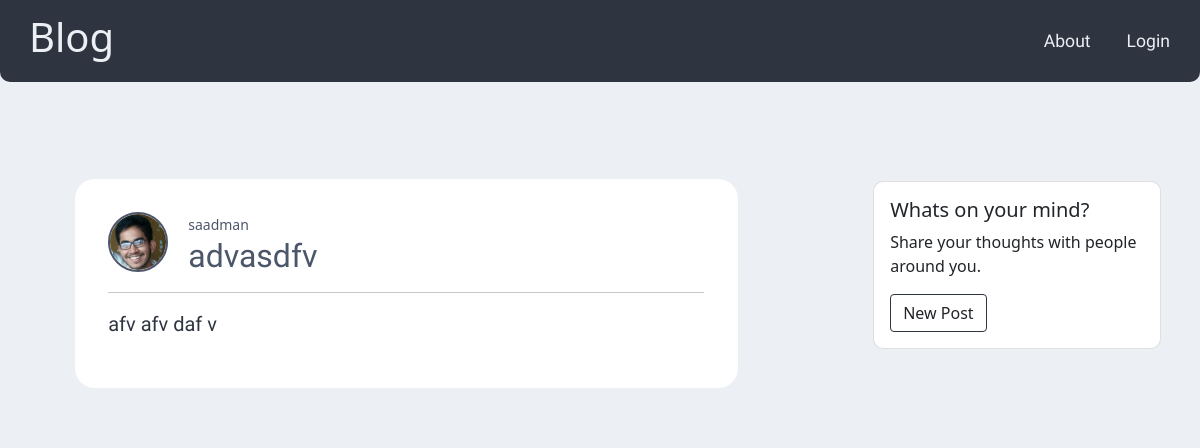
The page /articles/43/ on the database its author committed.
### blogs/models.py (models this page shows, shortened)
class Article(models.Model):
    author = models.ForeignKey(User , on_delete=models.CASCADE)
    title = models.CharField(max_length=150)
    content = models.TextField()
    date_created = models.DateTimeField(default=timezone.now)

### users/models.py (models this page shows, shortened)
class Profile(models.Model):
    user = models.OneToOneField(User, on_delete=models.CASCADE)
    image = models.ImageField(default='default.png', upload_to = 'profile_pics')

### blogs/views.py (the view)
# urls.py: path('articles/<int:pk>/', views.PostDetailView.as_view(template_name='blog/post_detail.html'), name='post-detail'),
class PostDetailView(DetailView):
    model = Article

### blogs/templates/blog/post_detail.html (shortened to what this page needs)
{% load static %}
<!DOCTYPE html>
<html lang="en">
<head>
    <link href="https://cdn.jsdelivr.net/npm/bootstrap@5.0.0-beta1/dist/css/bootstrap.min.css" rel="stylesheet"
>
    <link rel="stylesheet" href="{% static 'blog/style.css' %}">
</head>
<body>
    <nav class="navbar navbar-expand-lg fixed-top navbar-dark">
        <div class="container-fluid">
            <a class="navbar-brand" href="{% url 'blog-home' %}">
                <h1>Blog</h1>
            </a>
            <div class="collapse navbar-collapse justify-content-end" id="navbarNav">
                <ul class="navbar-nav mr-auto">
                    <li class="nav-item">
                        <a style="color: #ECEFF4;" class="nav-link" href="{% url 'blog-about' %}">About</a>
                    </li>
                    <li class="nav-item">
                        {% if request.user.is_authenticated %}
                        <a style="color: #ECEFF4;" class="nav-link" href="{% url 'logout' %}">Logout</a>
                        {% else %}
                        <a style="color: #ECEFF4;" class="nav-link" href="{% url 'login' %}">Login</a>
                        {% endif %}
                    </li>
                </ul>
            </div>
        </div>
    </nav>
    <br><br><br><br>
    <div class="container">
        <div class="row responsive">
            <div class="col-md-8">
                <div class="container_1">
                    <div class="ss container paragraph">
                        <img src="{{ object.author.profile.image.url }}" alt="" width="60px" height="60x" style="border-radius: 50%">
                        <small ><a href="{% url 'profile-detail' object.author.profile.id %}">{{ object.author }}</a></small>
                        <h2>
                            <a href="#">{{ object.title }}</a>
                        </h2>
                        <hr>
                        <p>
                            {{ object.content }}
                        </p>
                    </div>
                </div>
            </div>
            <div class="col-md-4">
                <div class="card custom" style="width: 18rem;">
                    <div class="card-body">
                        <h5 class="card-title">Whats on your mind?</h5>
                        <p class="card-text">Share your thoughts with people around you.</p>
                        <a href="{% url 'post-create' %}" class="btn my_button">New Post</a>
                    </div>
                </div>
            </div>
        </div>
    </div>
    <br><br>
    <br><br><br>
</body>
</html>

### blogs/static/blog/style.css (style rules this page uses)
body { background-color: #ECEFF4; }
.navbar { background-color: #2E3440; border-radius: 0px 0px 10px 10px; }
.navbar-brand>h1 { color: #ECEFF4; font-weight: 300; padding-left: 20%; }
.navbar-nav>li { padding-left: 10px; padding-right: 10px; font-size: 110%; font-weight: 100; font-family: 'Baloo Chettan 2', cursive; }
.paragraph>p { color: #2E3440; font-family: 'Baloo Chettan 2', cursive; font-size: 20px; font-weight: 500; }
.paragraph { border-color: white; border-width: thin; }
.container_1 { padding-top: 50px; padding-right: 10%; }
.ss { border-radius: 20px; background: white; padding: 5%; margin: 5%; }
.container::after { content: ""; clear: both; display: table; }
.container img { float: left; max-width: 60px; width: 100%; margin-right: 20px; border-radius: 50%; border-color: #4C566A; border-style: solid; border-width: 2px; }
.card.custom { margin-top: 85px; margin-right: 15%; margin-left: 20%; border-radius: 10px; }
.my_button { border-color: #2E3440; }
small>a { color: #4C566A; text-decoration: none; padding: 0px; }
.ss.paragraph>h2>a { color: #4C566A; text-decoration: none; padding: 0px; font-weight: 500; font-family: 'Baloo Chettan 2', cursive; }

### rows shown on the page
Article: author.profile.image (picture), author "saadman", title "advasdfv", content "afv afv daf v"
